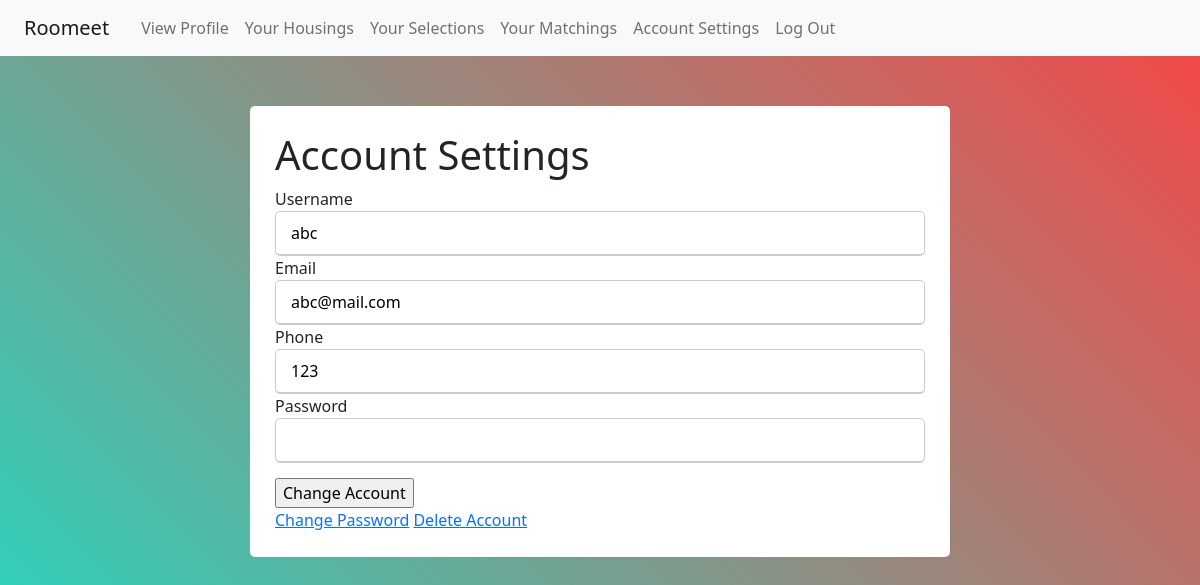
Screenshot of /auth/changeaccount (signed in) with the database file from the repository.
### tables this page shows
CREATE TABLE user (
  id INTEGER PRIMARY KEY AUTOINCREMENT,
  username TEXT UNIQUE NOT NULL,
  email TEXT UNIQUE NOT NULL, 
  phone TEXT UNIQUE NOT NULL, 
  password TEXT NOT NULL,
  verified INTEGER DEFAULT 0
);

### flaskr/auth.py (the view, shortened to what this page needs)
@bp.route('/changeaccount', methods=('GET', 'POST'))
def change_account():
    user_id = session.get('user_id')
    db = get_db()
    error = None
    user = db.execute(
            'SELECT * FROM user WHERE id = ?', (user_id,)
    ).fetchone()
    return render_template('auth/changeaccount.html')

### flaskr/auth.py (called while the page is built)
@bp.before_app_request
def load_logged_in_user():
    user_id = session.get('user_id')
    if user_id is None:
        g.user = None
    else:
        g.user = get_db().execute(
            'SELECT * FROM user WHERE id = ?', (user_id,)
        ).fetchone()

### flaskr/db.py (called while the page is built)
def get_db():
    if 'db' not in g:
        g.db = sqlite3.connect(
            current_app.config['DATABASE'],
            detect_types=sqlite3.PARSE_DECLTYPES
        )
        g.db.row_factory = sqlite3.Row
    return g.db

### flaskr/templates/auth/changeaccount.html (shortened to what this page needs)
{% extends 'base.html' %}
{% block content %}
  <form method="post">
    <div class="boxed">
      <div class="container">
        <div class= "user-details">
          <div class = "input-box">
            <h1>Account Settings</h1>
            <label for="username">Username</label>
            <input name="username" id="username" value="{{g.user['username']}}">
            <label for="email">Email</label>
            <input type="email" name="email" id="email" value="{{g.user['email']}}">
            <label for="phone">Phone</label>
            <input type="tel" name="phone" id="phone" value="{{g.user['phone']}}">
            <label for="password">Password</label>
            <input type="password" name="password" id="password" required>
          </div>
          <input type="submit" value="Change Account">
        <div>
  </form>
  <a href="{{ url_for('auth.change_password') }}">Change Password</a>
  <a href="{{ url_for('auth.delete_account') }}">Delete Account</a>
{% endblock %}

### flaskr/static/main.css (style rules this page uses)
.boxed { margin-top: 50px; display: flex; justify-content: center; align-items: center; }
.boxed .container { max-width: 700px; width: 100%; background: #fff; padding: 25px; border-radius: 5px; }
form .user-details .input-box { margin-bottom: 15px; }
.user-details .input-box input { height: 45px; width: 100%; outline: none; border-radius: 5px; border: 1px solid #ccc; padding-left: 15px; font-size: 16px; border-bottom-width: 2px; transition: all 0.3s ease; }

### rows the page displays
user: username "abc", email "abc@mail.com", phone "123"
